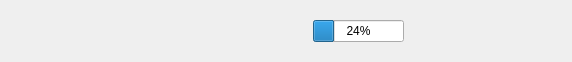
<?xml version="1.0" encoding="UTF-8"?>
<ui version="4.0">
 <class>DownloadItem</class>
 <widget class="QWidget" name="DownloadItem">
  <property name="geometry">
   <rect>
    <x>0</x>
    <y>0</y>
    <width>572</width>
    <height>55</height>
   </rect>
  </property>
  <property name="windowTitle">
   <string/>
  </property>
  <layout class="QHBoxLayout" name="mainLayout">
   <property name="spacing">
    <number>0</number>
   </property>
   <item>
    <widget class="QWidget" name="songWidget" native="true">
     <layout class="QGridLayout" name="songWidgetLayout">
      <property name="leftMargin">
       <number>1</number>
      </property>
      <property name="topMargin">
       <number>1</number>
      </property>
      <property name="rightMargin">
       <number>0</number>
      </property>
      <property name="bottomMargin">
       <number>2</number>
      </property>
      <property name="horizontalSpacing">
       <number>5</number>
      </property>
      <item row="0" column="0" rowspan="2">
       <widget class="QLabel" name="coverLabel">
        <property name="text">
         <string/>
        </property>
       </widget>
      </item>
      <item row="0" column="1">
       <widget class="ElidedLabel" name="titleLabel">
        <property name="text">
         <string/>
        </property>
       </widget>
      </item>
      <item row="1" column="1">
       <widget class="ElidedLabel" name="artist_albumLabel">
        <property name="text">
         <string/>
        </property>
       </widget>
      </item>
     </layout>
    </widget>
   </item>
   <item>
    <spacer name="horizontalSpacer">
     <property name="orientation">
      <enum>Qt::Horizontal</enum>
     </property>
     <property name="sizeHint" stdset="0">
      <size>
       <width>40</width>
       <height>20</height>
      </size>
     </property>
    </spacer>
   </item>
   <item>
    <widget class="QWidget" name="progressWidget" native="true">
     <property name="sizePolicy">
      <sizepolicy hsizetype="Fixed" vsizetype="Preferred">
       <horstretch>0</horstretch>
       <verstretch>0</verstretch>
      </sizepolicy>
     </property>
     <layout class="QGridLayout" name="progressLayout">
      <property name="leftMargin">
       <number>0</number>
      </property>
      <property name="rightMargin">
       <number>0</number>
      </property>
      <item row="0" column="0">
       <widget class="QProgressBar" name="progressBar">
        <property name="value">
         <number>24</number>
        </property>
       </widget>
      </item>
     </layout>
    </widget>
   </item>
   <item>
    <widget class="QWidget" name="infoIconWidget" native="true">
     <property name="sizePolicy">
      <sizepolicy hsizetype="Fixed" vsizetype="Preferred">
       <horstretch>0</horstretch>
       <verstretch>0</verstretch>
      </sizepolicy>
     </property>
     <property name="minimumSize">
      <size>
       <width>30</width>
       <height>30</height>
      </size>
     </property>
     <property name="maximumSize">
      <size>
       <width>30</width>
       <height>30</height>
      </size>
     </property>
     <layout class="QGridLayout" name="infoIconLayout">
      <property name="leftMargin">
       <number>0</number>
      </property>
      <property name="rightMargin">
       <number>0</number>
      </property>
      <item row="0" column="0">
       <widget class="QLabel" name="infoIcon">
        <property name="text">
         <string/>
        </property>
        <property name="alignment">
         <set>Qt::AlignCenter</set>
        </property>
       </widget>
      </item>
     </layout>
    </widget>
   </item>
   <item>
    <widget class="QWidget" name="infoMessageWidget" native="true">
     <layout class="QGridLayout" name="infoMessageLayout">
      <property name="leftMargin">
       <number>0</number>
      </property>
      <property name="rightMargin">
       <number>0</number>
      </property>
      <item row="0" column="0">
       <widget class="QLabel" name="infoMessage">
        <property name="text">
         <string/>
        </property>
       </widget>
      </item>
     </layout>
    </widget>
   </item>
   <item>
    <widget class="QWidget" name="openFolderWidget" native="true">
     <property name="sizePolicy">
      <sizepolicy hsizetype="Fixed" vsizetype="Preferred">
       <horstretch>0</horstretch>
       <verstretch>0</verstretch>
      </sizepolicy>
     </property>
     <property name="minimumSize">
      <size>
       <width>30</width>
       <height>30</height>
      </size>
     </property>
     <property name="maximumSize">
      <size>
       <width>30</width>
       <height>30</height>
      </size>
     </property>
     <layout class="QGridLayout" name="openFolderLayout">
      <property name="leftMargin">
       <number>0</number>
      </property>
      <property name="rightMargin">
       <number>0</number>
      </property>
      <item row="0" column="0">
       <widget class="QPushButton" name="openFolderButton">
        <property name="text">
         <string/>
        </property>
        <property name="flat">
         <bool>true</bool>
        </property>
       </widget>
      </item>
     </layout>
    </widget>
   </item>
   <item>
    <widget class="QWidget" name="multiFuncWidget" native="true">
     <property name="sizePolicy">
      <sizepolicy hsizetype="Fixed" vsizetype="Preferred">
       <horstretch>0</horstretch>
       <verstretch>0</verstretch>
      </sizepolicy>
     </property>
     <property name="minimumSize">
      <size>
       <width>30</width>
       <height>30</height>
      </size>
     </property>
     <property name="maximumSize">
      <size>
       <width>30</width>
       <height>30</height>
      </size>
     </property>
     <layout class="QGridLayout" name="multiFuncLayout">
      <property name="leftMargin">
       <number>0</number>
      </property>
      <property name="rightMargin">
       <number>0</number>
      </property>
      <item row="0" column="0">
       <widget class="TimerButton" name="multiFuncButton">
        <property name="text">
         <string/>
        </property>
        <property name="flat">
         <bool>true</bool>
        </property>
       </widget>
      </item>
     </layout>
    </widget>
   </item>
   <item>
    <widget class="PlayPauseButton" name="playButton" native="true">
     <property name="sizePolicy">
      <sizepolicy hsizetype="Fixed" vsizetype="Preferred">
       <horstretch>0</horstretch>
       <verstretch>0</verstretch>
      </sizepolicy>
     </property>
     <property name="minimumSize">
      <size>
       <width>30</width>
       <height>30</height>
      </size>
     </property>
     <property name="maximumSize">
      <size>
       <width>30</width>
       <height>30</height>
      </size>
     </property>
    </widget>
   </item>
   <item>
    <widget class="QWidget" name="animationWidget" native="true">
     <property name="minimumSize">
      <size>
       <width>30</width>
       <height>30</height>
      </size>
     </property>
     <property name="maximumSize">
      <size>
       <width>30</width>
       <height>30</height>
      </size>
     </property>
     <property name="sizeIncrement">
      <size>
       <width>30</width>
       <height>30</height>
      </size>
     </property>
     <layout class="QGridLayout" name="gridLayout">
      <property name="leftMargin">
       <number>0</number>
      </property>
      <property name="rightMargin">
       <number>0</number>
      </property>
      <item row="0" column="0">
       <widget class="PlayAnimationWidget" name="barsWidget" native="true"/>
      </item>
     </layout>
    </widget>
   </item>
  </layout>
 </widget>
 <customwidgets>
  <customwidget>
   <class>TimerButton</class>
   <extends>QPushButton</extends>
   <header location="global">widgets/TimerButton.h</header>
  </customwidget>
  <customwidget>
   <class>ElidedLabel</class>
   <extends>QLabel</extends>
   <header location="global">widgets/ElidedLabel.h</header>
  </customwidget>
  <customwidget>
   <class>PlayAnimationWidget</class>
   <extends>QWidget</extends>
   <header location="global">widgets/PlayAnimationWidget.h</header>
   <container>1</container>
  </customwidget>
  <customwidget>
   <class>PlayPauseButton</class>
   <extends>QWidget</extends>
   <header>widgets/PlayPauseButton.h</header>
   <container>1</container>
  </customwidget>
 </customwidgets>
 <resources/>
 <connections/>
</ui>
